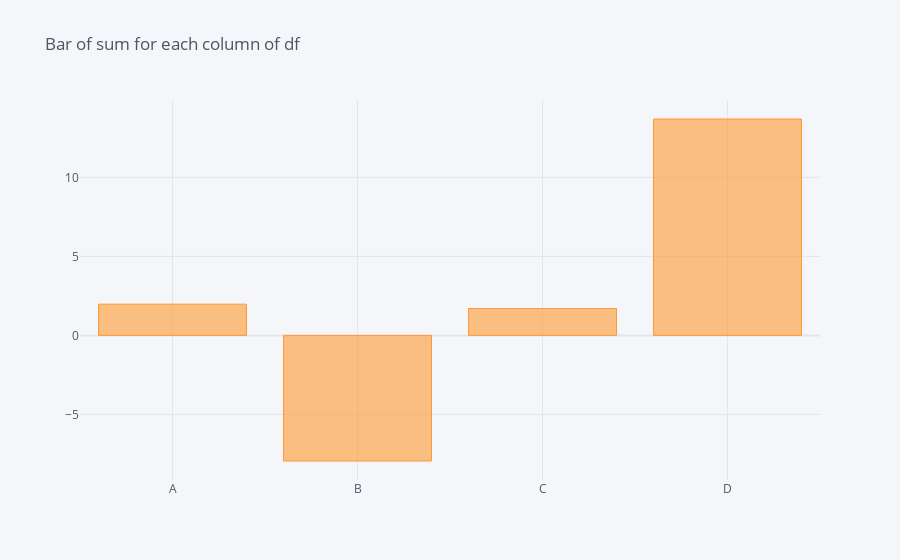

Notebook code cell kept with this figure:
### Code cell
df.sum().iplot(kind='bar',title='Bar of sum for each column of df')

### Figure 1 — Plotly figure (JSON) as saved in the notebook; plotly's stock layout.template omitted (floating-point values rounded to 4 significant figures)
{"data": [{"marker": {"color": "rgba(255, 153, 51, 0.6)", "line": {"color": "rgba(255, 153, 51, 1.0)", "width": 1}}, "name": "None", "orientation": "v", "text": "", "type": "bar", "x": ["A", "B", "C", "D"], "y": [1.977, -7.947, 1.702, 13.69]}], "layout": {"legend": {"bgcolor": "#F5F6F9", "font": {"color": "#4D5663"}}, "paper_bgcolor": "#F5F6F9", "plot_bgcolor": "#F5F6F9", "title": {"font": {"color": "#4D5663"}, "text": "Bar of sum for each column of df"}, "xaxis": {"gridcolor": "#E1E5ED", "showgrid": true, "tickfont": {"color": "#4D5663"}, "title": {"font": {"color": "#4D5663"}, "text": ""}, "zerolinecolor": "#E1E5ED"}, "yaxis": {"gridcolor": "#E1E5ED", "showgrid": true, "tickfont": {"color": "#4D5663"}, "title": {"font": {"color": "#4D5663"}, "text": ""}, "zerolinecolor": "#E1E5ED"}}}
